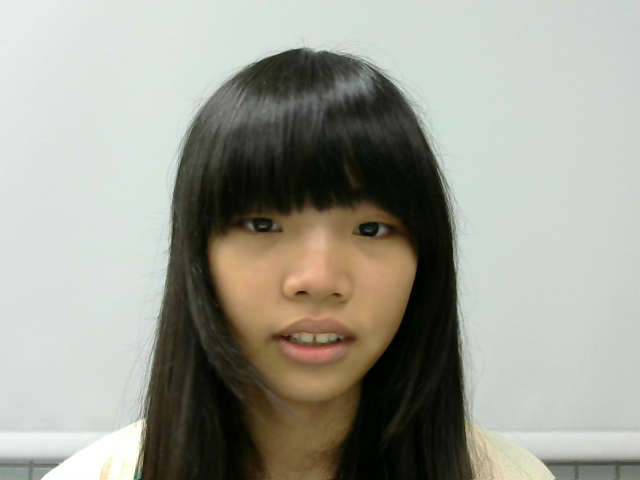
%> input picture 29.bmp, 640 x 480 px
$ octave --eval "result = LoadImage('29.bmp');"   (GNU Octave 9; MATLAB toolbox functions it lacks are replaced by stand-ins)
%> lines starting %> are read from the running program, lines starting %| are printed output that depends on the picture
function [image, raw] = LoadImage(path, resize_dim, option, FDetect)
%> called with path = '29.bmp'
%% loading an image from specific path
% resize_dim: default is 80 x 60
% option: [silence mirror], default are [false false]
%
% image: resized image (gray)
% raw: original image

    if exist('option', 'var') && ~isempty(option)
        silence = logical(option(1));
        if length(option) > 1
            mirror = logical(option(2));
        else
            mirror = false;
        end
    else
        silence = false;
        mirror = false;
    end
    if ~silence
        fprintf(1, '-loading %s...\n', path);
    end
    image = imread(path);
%> image is the input picture: size 480x640x3 uint8; mean R, G, B 157, 158.2, 147.5

    if ~exist('FDetect', 'var') || isempty(FDetect)
        FDetect = vision.CascadeObjectDetector;
    end
    %Returns Bounding Box values based on number of objects
    BB = step(FDetect,image);
%> BB = [189 142 255 255]
    % step(Detector,I) returns Bounding Box value that contains [x,y,Height,Width].

    % Somtimes the program will catch more than 1 face in a picture, such as irow==2, so we choose the second face only.
    [irow, ~] = size(BB);
%> irow = 1
    if irow == 1
        image = imcrop(image,BB);
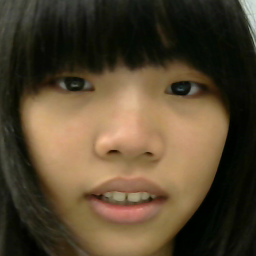
%> image: size 256x256x3 uint8; mean R, G, B 84.9, 70, 48
    elseif irow > 1
        N = ndims(BB);
        if ~silence
      		fprintf(1, '--strange face number: %d\n', N);
        end
        % image = imcrop(image, BB(2,:));
        [~, m] = max(BB(:,3) + BB(:,4));
        image = imcrop(image, BB(m,:));
    else
        if ~silence
      		fprintf(1, '--NO face can be detected!!\n');
        end
        [height, width] = size(image);
        BB = [width*0.09 height*0.1 width*0.175 height*0.8];
        image = imcrop(image, BB);
    end

    if mirror
        image = flip(image, 2);
    end
    raw = image;

    if ~exist('resize_dim', 'var') || isempty(resize_dim)
        resize_dim = [80 60];
    end

    image = imresize(image, resize_dim);
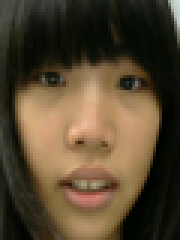
%> image: size 80x60x3 uint8 (shown 3 times larger); mean R, G, B 84.9, 70, 48
    image = rgb2gray(image);
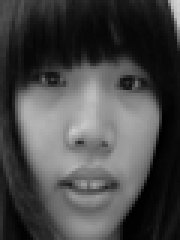
%> image: size 80x60 uint8 (shown 3 times larger); min 0, max 213, mean 71.9
    [irow, icol] = size(image);
%> irow = 80; icol = 60

    image = reshape(image',irow*icol,1);
%> image = 4800 values, max 213 at index 60, min 0 at index 2395, mean 71.91
%> `result = LoadImage('29.bmp');`: result has the same summary as image in LoadImage
end
